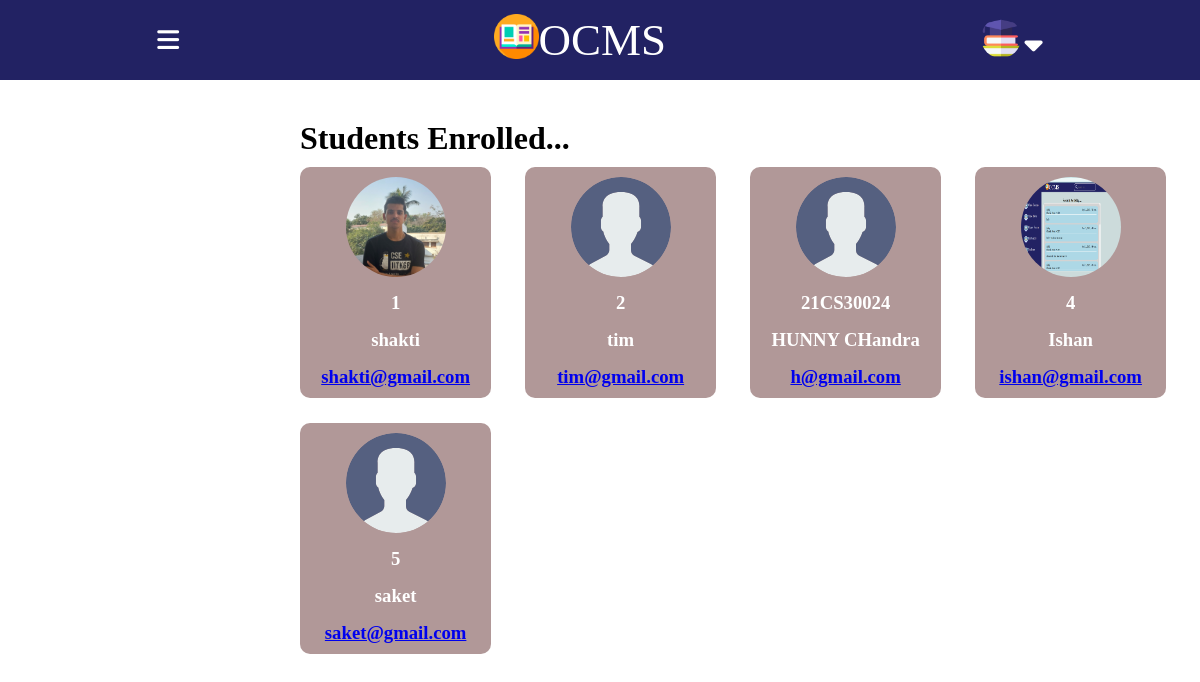
The page /tallstudents/ on the database as committed earlier.
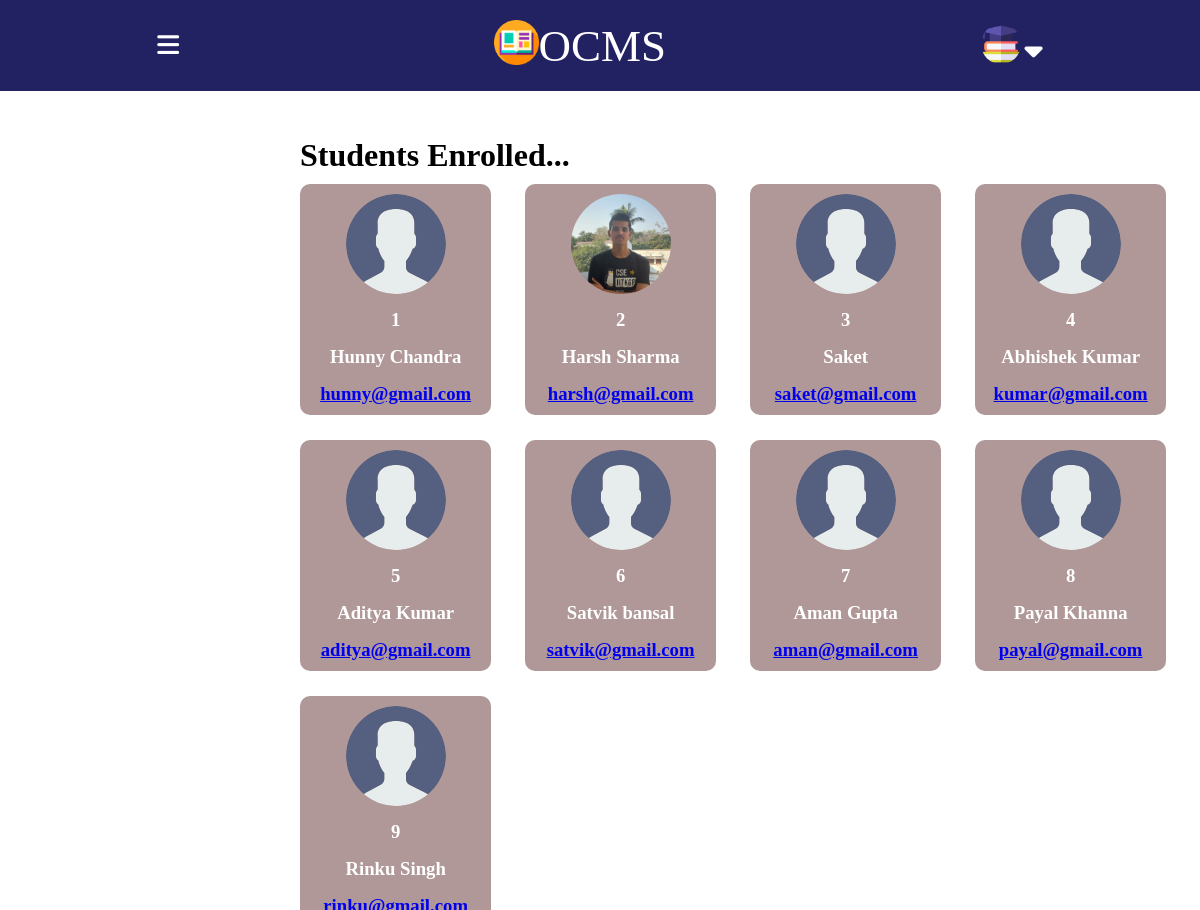
The same page on the database as committed later.
### base/models.py (models this page shows, shortened)
class Student(models.Model):
    user = models.OneToOneField(User,on_delete=models.CASCADE,primary_key=True,related_name='Student')
    roll_no = models.CharField(max_length=50, null=True)
    name=models.CharField(max_length=250)
    email = models.EmailField(null=False)
    department=models.CharField(max_length=250 ,null=True)
    rooms=models.ManyToManyField(Room,related_name="student_rooms",blank=True)
    bio = models.TextField(null=True)
    phone = models.IntegerField(null=True)
    notices=models.ManyToManyField(Notice,related_name="student_notices",blank=True)
    avatar = models.ImageField(null=True, default="avatar.svg")
    class Meta:
        ordering = ['roll_no']

### base/views.py (the view)
# urls.py: path("tallstudents/",views.tallstudents,name="tallstudents"),
def tallstudents(request):
    students=Student.objects.all()
    context={'students':students}
    return render(request,'base/tallstudents.html',context)

### base/templates/base/tallstudents.html
{% include 'teacher_main.html' %}
{% block content %}
<div class="allstudentlist">
    <div class="studentenroaled">
       <h1>Students Enrolled...</h1>
    </div>
    <div class="allstudentlistcontainer">
       {% for student in students %}
       <div class="studentcard">
           <div class="studentphoto">
            <img src="{{student.avatar.url}}" class="studentphoto">
           </div>
           <div>
               <h3>{{student.roll_no}}</h3>
           </div>
           <div class="studentname">
               <h3>{{student.name}}</h3>
           </div>
           <div class="studentmail">
               <h3><a href="mailto:{{student.email}}">{{student.email}}</a></h3>
           </div>
       </div>
       {% endfor %}
   </div>
    </div>
{% endblock content %}

Rows that differ between the two databases and show on the page:
added Student: avatar (placeholder picture), roll_no "1", name "Hunny Chandra", email "hunny@gmail.com"
added Student: avatar (picture), roll_no "2", name "Harsh Sharma", email "harsh@gmail.com"
added Student: avatar (placeholder picture), roll_no "3", name "Saket", email "saket@gmail.com"
changed Student: avatar: picture removed, a placeholder shows; roll_no "1" → "4"; name "shakti" → "Abhishek Kumar"; email "shakti@gmail.com" → "kumar@gmail.com"
changed Student: roll_no "2" → "5"; name "tim" → "Aditya Kumar"; email "tim@gmail.com" → "aditya@gmail.com"
changed Student: avatar: picture removed, a placeholder shows; roll_no "4" → "6"; name "Ishan" → "Satvik bansal"; email "ishan@gmail.com" → "satvik@gmail.com"
changed Student: roll_no "5" → "7"; name "saket" → "Aman Gupta"; email "saket@gmail.com" → "aman@gmail.com"
changed Student: roll_no "21CS30024" → "8"; name "HUNNY CHandra" → "Payal Khanna"; email "h@gmail.com" → "payal@gmail.com"; moves down the list
added Student: avatar (placeholder picture), roll_no "9", name "Rinku Singh"
